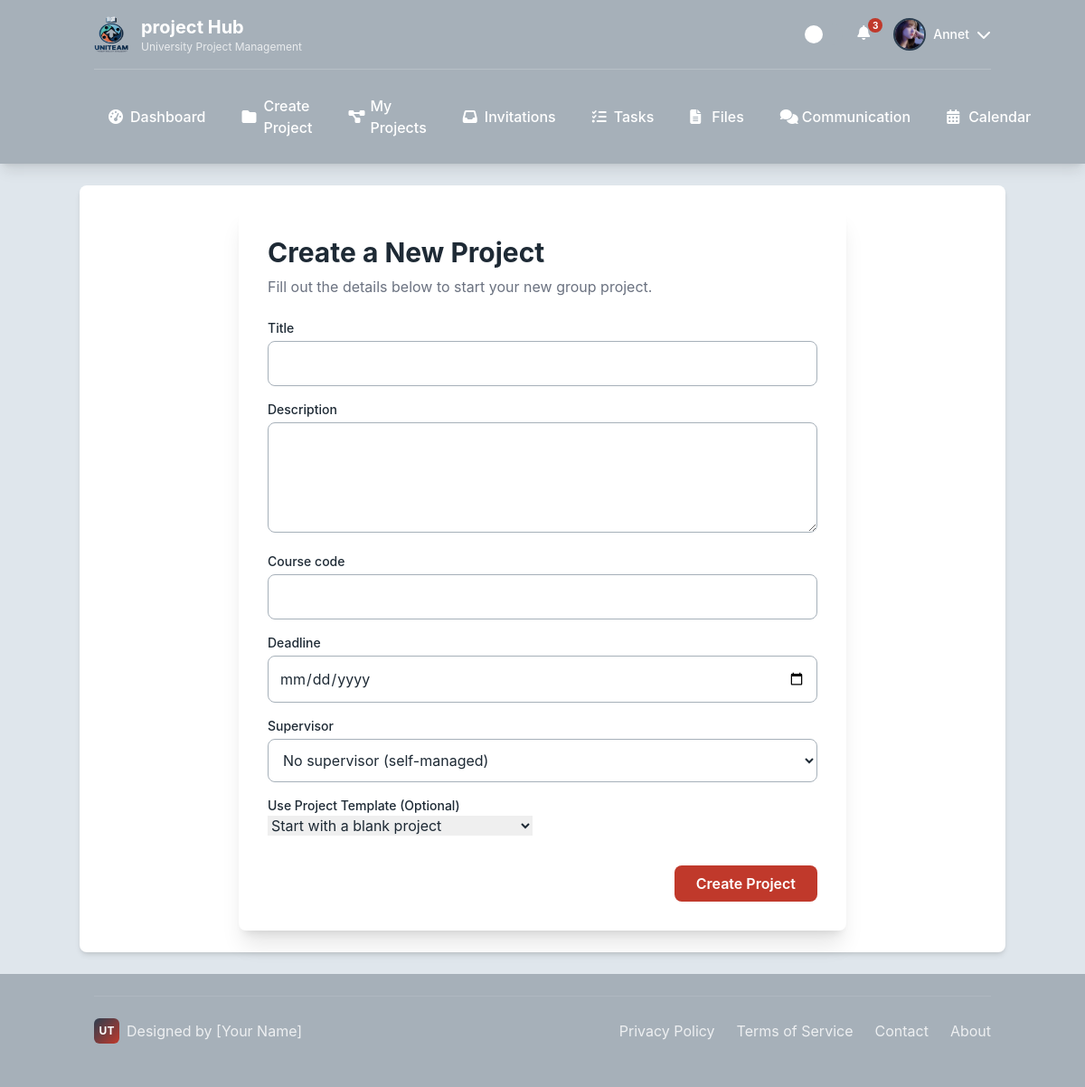
The app's page /projects/create/ (signed in) with its own data.
### users/models.py (models this page shows)
class CustomUser(AbstractUser):
    class Role(models.TextChoices):
        ADMIN = "ADMIN", "Admin"
        LECTURER = "LECTURER", "Lecturer"
        STUDENT = "STUDENT", "Student"
    role = models.CharField(max_length=50, choices=Role.choices)
    avatar = models.ImageField(upload_to='avatars/', null=True, blank=True)
    is_approved = models.BooleanField(default=True)
    phone_number = models.CharField(max_length=20, blank=True)
    def get_full_name(self):
        return f"{self.first_name} {self.last_name}"

### projects/views.py (the view)
# urls.py: path('create/', views.create_project_view, name='create_project'),
@login_required
def create_project_view(request):
    if request.method == 'POST':
        form = ProjectCreationForm(request.POST)
        if form.is_valid():
            project = form.save(commit=False)
            template = form.cleaned_data.get('template')
            if template:
                project.template_used = template
            project.save()
            team = Team.objects.create(project=project)
            TeamMembership.objects.create(user=request.user, team=team, role=Team.Role.LEADER)
            if template:
                for mt in template.milestone_templates.all():
                    Milestone.objects.create(
                        project=project,
                        title=mt.title,
                        description=mt.description,
                        due_date=project.deadline
                    )
            messages.success(request, f"Project '{project.title}' created successfully!")
            return redirect(project.get_absolute_url())
    else:
        form = ProjectCreationForm()
        course_code = request.GET.get('course_code')
        if course_code:
            form.fields['template'].queryset = ProjectTemplate.objects.filter(course_code__iexact=course_code)
    return render(request, 'projects/create_project.html', {'form': form})

### projects/forms.py
class ProjectCreationForm(forms.ModelForm):
    template = forms.ModelChoiceField(
    queryset=ProjectTemplate.objects.all(),
    required=False,
    label="Use Project Template (Optional)",
    empty_label="Start with a blank project"
    )
    class Meta:
        model = Project
        fields = ['title', 'description', 'course_code', 'deadline', 'supervisor','template']
        widgets = {
            'title': forms.TextInput(attrs={'class': 'input-field'}),
            'description': forms.Textarea(attrs={'class': 'input-field', 'rows': 4}),
            'course_code': forms.TextInput(attrs={'class': 'input-field'}),
            'deadline': forms.DateInput(attrs={'class': 'input-field', 'type': 'date'}),
            'supervisor': forms.Select(attrs={'class': 'input-field'}),
        }
    def __init__(self, *args, **kwargs):
        super().__init__(*args, **kwargs)
        self.fields['supervisor'].queryset = CustomUser.objects.filter(role=CustomUser.Role.LECTURER)
        self.fields['supervisor'].label_from_instance = lambda obj: obj.get_full_name()
        self.fields['supervisor'].empty_label = "No supervisor (self-managed)"

### projects/models.py (called while the page is built)
    def __str__(self):
        return f"{self.title} ({self.course_code})"

### templates/projects/create_project.html (shortened to what this page needs)
{% extends "base/base_student.html" %}
{% load static %}
{% block content %}
<div class="surface shadow-xl rounded-lg p-6 md:p-8 max-w-2xl mx-auto">
    <h1 class="text-3xl font-bold mb-2">Create a New Project</h1>
    <p class="text-gray-500 mb-6">Fill out the details below to start your new group project.</p>
    <form method="POST">
        <div class="space-y-4">
            {% for field in form %}
            <div>
                <label for="{{ field.id_for_label }}" class="block text-sm font-medium">{{ field.label }}</label>
                {{ field }}
            </div>
            {% endfor %}
            <div class="pt-4 flex justify-end">
                <button type="submit" class="btn btn-primary text-white font-semibold py-2 px-6 rounded-lg">
                    Create Project
                </button>
            </div>
        </div>
    </form>
</div>
{% endblock %}

### templates/base/base_student.html (shortened to what this page needs)
<!DOCTYPE html>
{% load static %}
<html lang="en">
<head>
    <script src="https://cdn.tailwindcss.com"></script>
    <link rel="stylesheet" href="https://cdnjs.cloudflare.com/ajax/libs/font-awesome/6.4.0/css/all.min.css">
    <link rel="stylesheet" href="{% static 'css/student_base.css' %}">
</head>
<body class="min-h-screen flex flex-col">
    <header class="header-bg text-white shadow-lg">
        <div class="container mx-auto px-4 py-4">
            <div class="flex justify-between items-center">
                <div class="logo-container">
                    <img src="{% static 'images/logo/uniteam_logo (1).png'%}" alt="UniTeam Logo" class="w-10 h-10 rounded-lg" onerror="this.style.display='none'; this.nextElementSibling.style.display='flex';">
                    <div>
                        <h1 class="text-xl font-bold">project Hub</h1>
                        <p class="text-xs opacity-75">University Project Management</p>
                    </div>
                </div>
                <div class="flex items-center space-x-4">
                    <div class="theme-toggle" id="themeToggle" title="Toggle Theme"></div>
                    {% if user.is_authenticated %}
                        <div class="relative cursor-pointer" id="notificationButton" title="Notifications">
                            <i class="fa-solid fa-bell w-6 h-6 text-white hover:text-accent-1 transition-colors"></i>
                            <span class="notification-badge">3</span>
                        </div>
                        <div class="profile-dropdown">
                            <div class="flex items-center gap-2 cursor-pointer" id="profileButton">
                                {% if user.avatar %}
                                    <img src="{{ user.avatar.url }}" alt="{{ user.username }}'s Avatar" class="profile-avatar object-cover">
                                {% else %}
                                    <div class="profile-avatar bg-accent-1 flex items-center justify-center text-white font-bold">
                                        {{ user.first_name.0|default:user.username.0|upper }}
                                    </div>
                                {% endif %}
                                <span class="hidden md:block text-sm font-medium">{{ user.first_name|default:user.username }}</span>
                                <i class="fa-solid fa-chevron-down w-4 h-4 transition-transform" id="profileArrow"></i>
                            </div>
                        </div>
                    {% else %}
                        <div class="flex items-center space-x-3">
                            <a href="#" class="btn btn-secondary">LOGIN</a>
                            <a href="#" class="btn btn-primary">REGISTER</a>
                        </div>
                    {% endif %}
                </div>
            </div>
            {% if user.is_authenticated %}
            <nav class="hidden md:block mt-4 pt-4 border-t border-white border-opacity-20">
                <div class="flex space-x-2">
                    <a href="{% url 'student_dashboard' %}" class="nav-link {% if request.resolver_match.url_name == 'dashboard' %}active{% endif %}">
                        <i class="fa-solid fa-gauge-high w-4 h-4"></i>
                        Dashboard
                    </a>
                    <a href="{% url 'create_project' %}" class="nav-link {% if request.resolver_match.url_name == 'projects' %}active{% endif %}">
                        <i class="fa-solid fa-folder w-4 h-4"></i>
                        Create Project
                    </a>
                    <a href="{% url 'my_projects' %}" class="nav-link {% if request.resolver_match.url_name == 'projects' %}active{% endif %}">
                        <i class="fa-solid fa-diagram-project w-4 h-4"></i>
                        My Projects
                    </a>
                    <a href="{% url 'view_invitations' %}" class="nav-link {% if request.resolver_match.url_name == 'invitations' %}active{% endif %}">
                        <i class="fa-solid fa-inbox w-4 h-4"></i>
                        Invitations
                    </a>
                    <a href="" class="nav-link {% if request.resolver_match.url_name == 'tasks' %}active{% endif %}">
                        <i class="fa-solid fa-list-check w-4 h-4"></i>
                        Tasks
                    </a>
                    <a href="#" class="nav-link {% if request.resolver_match.url_name == 'files' %}active{% endif %}">
                        <i class="fa-solid fa-file-lines w-4 h-4"></i>
                        Files
                    </a>
                    <a href="#" class="nav-link {% if request.resolver_match.url_name == 'communication' %}active{% endif %}">
                        <i class="fa-solid fa-comments w-4 h-4"></i>
                        Communication
                    </a>
                    <a href="#" class="nav-link {% if request.resolver_match.url_name == 'calendar' %}active{% endif %}">
                        <i class="fa-solid fa-calendar-days w-4 h-4"></i>
                        Calendar
                    </a>
                </div>
            </nav>
            {% endif %}
        </div>
    </header>
    <main class="flex-grow container mx-auto px-4 py-6 surface shadow-md my-6 rounded-lg">
        {% block content %}{% endblock %}
    </main>
    {% if user.is_authenticated %}
    <footer class="footer-bg text-white py-6 mt-auto">
        <div class="container mx-auto px-4">
            <div class="footer-content">
                <div class="personal-branding">
                    <div class="personal-logo">UT</div>
                    <span>Designed by [Your Name]</span>
                </div>
                <div class="footer-links">
                    <a href="#">Privacy Policy</a>
                    <a href="#">Terms of Service</a>
                    <a href="#">Contact</a>
                    <a href="#">About</a>
                </div>
            </div>
        </div>
    </footer>
    {% endif %}
</body>
</html>

### static/css/student_base.css (style rules this page uses)
:root { --light-gray: #DFE6EC; --dark-gray: #A6B0B9; --accent-1: #C0392B; --accent-2: #2C3E50; --text-dark: #1E2A35; --background: var(--light-gray); --surface: #ffffff; --header-bg: var(--dark-gray); --footer-bg: var(--dark-gray); }
body { background-color: var(--background); color: var(--text-dark); transition: all 0.3s ease; font-family: 'Inter', system-ui, -apple-system, sans-serif; }
.header-bg { background-color: var(--header-bg); }
.footer-bg { background-color: var(--footer-bg); }
.surface { background-color: var(--surface); }
.logo-container { display: flex; align-items: center; gap: 12px; }
.nav-link { position: relative; padding: 12px 16px; border-radius: 6px; transition: all 0.2s ease; font-weight: 500; display: flex; align-items: center; gap: 8px; }
.profile-dropdown { position: relative; }
.profile-avatar { width: 36px; height: 36px; border-radius: 50%; border: 2px solid var(--accent-2); cursor: pointer; transition: all 0.2s ease; }
.btn { display: inline-flex; align-items: center; gap: 6px; padding: 10px 20px; border-radius: 6px; font-weight: 500; text-decoration: none; transition: all 0.2s ease; cursor: pointer; border: none; }
.btn-primary { background-color: var(--accent-1); color: white; }
.theme-toggle { width: 44px; height: 24px; background-color: var(--dark-gray); border-radius: 12px; position: relative; cursor: pointer; transition: background-color 0.3s ease; }
.theme-toggle::before { content: ''; position: absolute; top: 2px; left: 2px; width: 20px; height: 20px; background-color: white; border-radius: 50%; transition: transform 0.3s ease; }
.footer-content { display: flex; justify-content: space-between; align-items: center; padding: 24px 0; border-top: 1px solid rgba(255,255,255,0.1); }
.footer-links { display: flex; gap: 24px; }
.footer-links a { color: rgba(255,255,255,0.8); text-decoration: none; transition: color 0.2s ease; }
.personal-branding { display: flex; align-items: center; gap: 8px; color: rgba(255,255,255,0.8); }
.personal-logo { width: 28px; height: 28px; background: linear-gradient(135deg, var(--accent-2), var(--accent-1)); border-radius: 6px; display: flex; align-items: center; justify-content: center; color: white; font-weight: bold; font-size: 12px; }
.notification-badge { position: absolute; top: -4px; right: -4px; background-color: var(--accent-1); color: white; font-size: 10px; font-weight: bold; border-radius: 10px; min-width: 16px; height: 16px; display: flex; align-items: center; justify-content: center; padding: 0 4px; }

### templates/projects/create_project.html (style rules this page uses)
.input-field { background-color: var(--input-bg); border: 1px solid var(--dark-gray); color: var(--text-dark); transition: all 0.3s ease; width: 100%; padding: 0.75rem; border-radius: 0.5rem; margin-top: 0.25rem; }

### records on screen
CustomUser: avatar (picture), first_name "Annet"

### other values on screen
{{ field.label }} "Title" "Description" "Course code" "Deadline" "Supervisor" "Use Project Template (Optional)"
